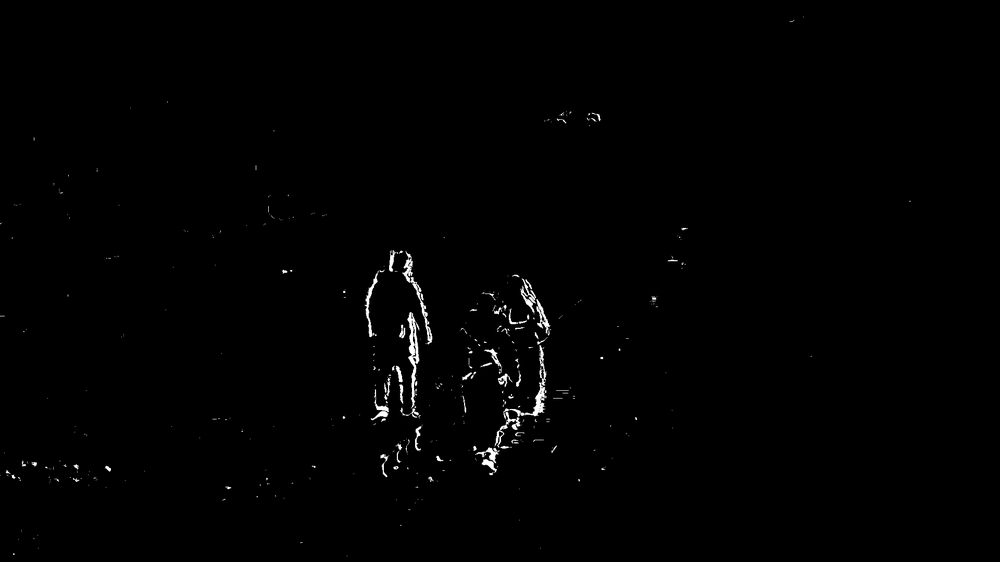
#> input picture bw2.png, 1000 x 562 px, shrunk from 1920 x 1080 before the run
$ python gray_projection.py
#> lines starting #> are read from the running program, lines starting #| are printed output that depends on the picture; after the words box and inside, x2 and y2 are one past the last pixel; in counts of white or black regions, pixels touching at a corner belong together
'''
@Description: 二值化图像灰度投影
@Autor: lichuan
@Email: lc@dlc618.com
@LastEditTime: 2020-03-08 21:21:41
'''

import cv2
import numpy as np
from matplotlib import pyplot as plt


# 读取图片，装换为可运算的数组
img=cv2.imread('bw2.png')
#> img is the input picture: shape (562, 1000, 3); min 0, max 255, mean 1.7
# 将BGR图转为灰度图
GrayImage=cv2.cvtColor(img,cv2.COLOR_BGR2GRAY)
# 二值化
ret,thresh1 = cv2.threshold(GrayImage,130,255,cv2.THRESH_BINARY)
#> thresh1: shape (562, 1000); 0.62% white in thin lines or dots, all inside (x1, y1, x2, y2) = (0, 21, 792, 555)

(h,w) = thresh1.shape #返回高和宽
#> h = 562; w = 1000

# 水平投影，像素值纵向累计
# 初始化一个长度为w的数组，用于记录每一列的像素累计
id_x = np.linspace(0, w, w, endpoint=False)
#> id_x = 1000 values from 0 to 999
a = [0 for z in range(0, w)]
#> a = 1000 values from 0 to 0

# 记录每一列的波峰
for j in range(0,w): #遍历一列
    for i in range(0,h):  #遍历一行
        if  thresh1[i,j] == 255:
            a[j]+=1
            # thresh1[i,j] = 0  #记录完后将其变为白色

# 展示累计灰度图
# for j  in range(0,w):  #遍历每一列
#     for i in range((h-a[j]), h):  #从该列应该变黑的最顶部的点开始向最底部涂黑
#         thresh1[i,j] = 255   #涂黑


# 纵向投影　水平像素累计
id_y = np.linspace(h-1, 0, h, endpoint=True)
b = [0 for z in range(0, h)]
#> b = 562 values from 0 to 0

# 每一行像素累加
for j in range(0,h):
    for i in range(0,w):
        if  thresh1[j,i] == 255:
            b[j]+=1
            # [7 lines of commented-out code are left out]
plt.figure(1)
plt.plot(id_x, a)

plt.figure(2)
plt.plot(b, id_y)

plt.show()
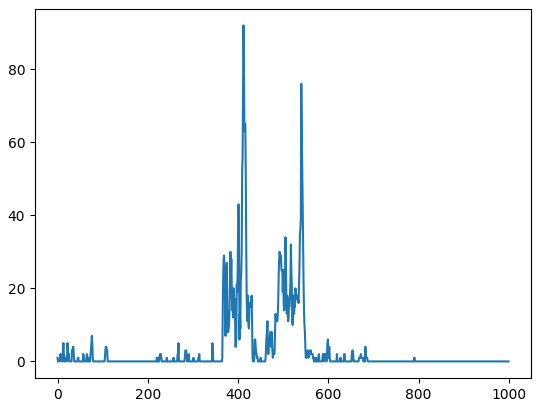
#> figure drawn by matplotlib, 1 panel; curve peaks at x = 412, y = 92
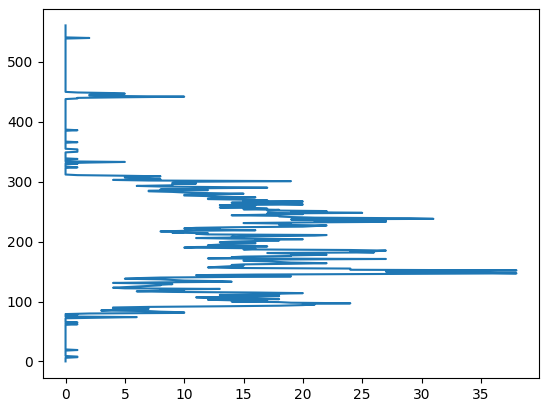
#> figure drawn by matplotlib, 1 panel

$ run again, with bw.png copied over bw2.png
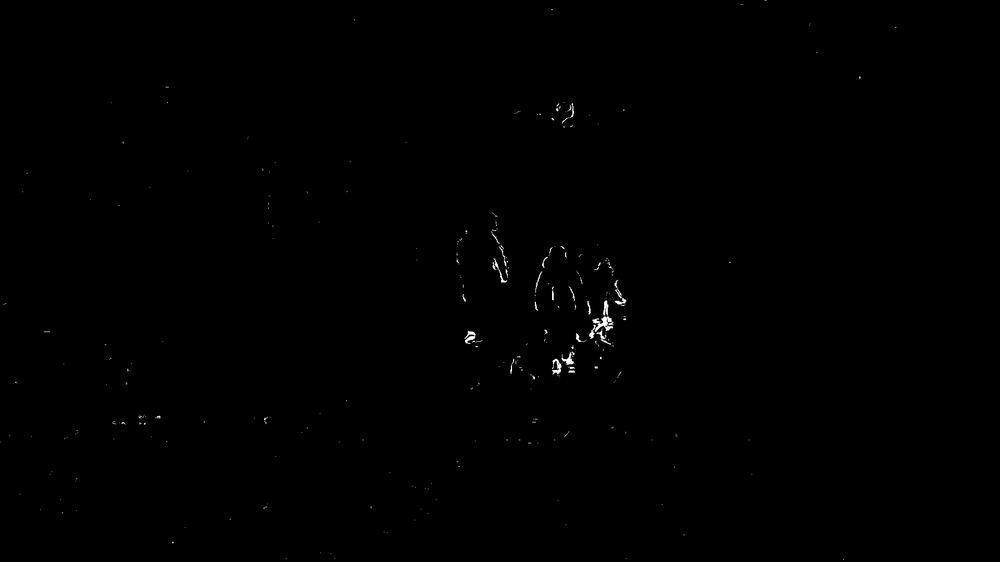
#> input picture bw.png, 1000 x 562 px, shrunk from 1920 x 1080 before the run
#> img is the input picture: shape (562, 1000, 3); min 0, max 255, mean 0.5
#> thresh1: shape (562, 1000); 0.17% white in thin lines or dots, all inside (x1, y1, x2, y2) = (15, 77, 861, 543)
#> `plt.show()`:
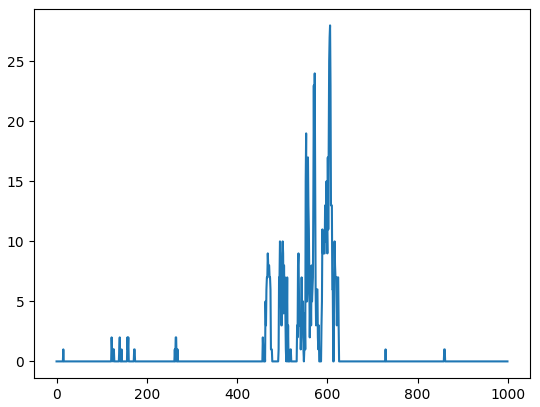
#> figure drawn by matplotlib, 1 panel; curve peaks at x = 606, y = 28
#> `plt.show()`:
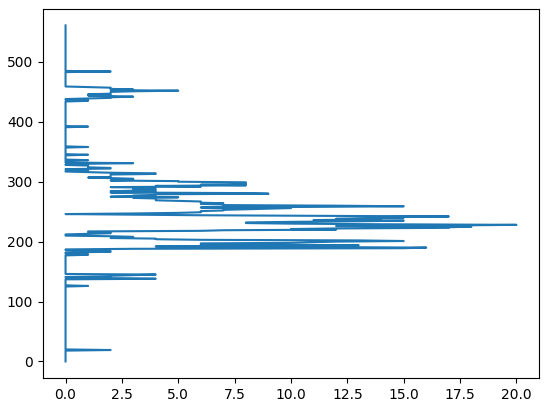
#> figure drawn by matplotlib, 1 panel

$ run again, with bw_candidate_area.jpg saved as bw2.png
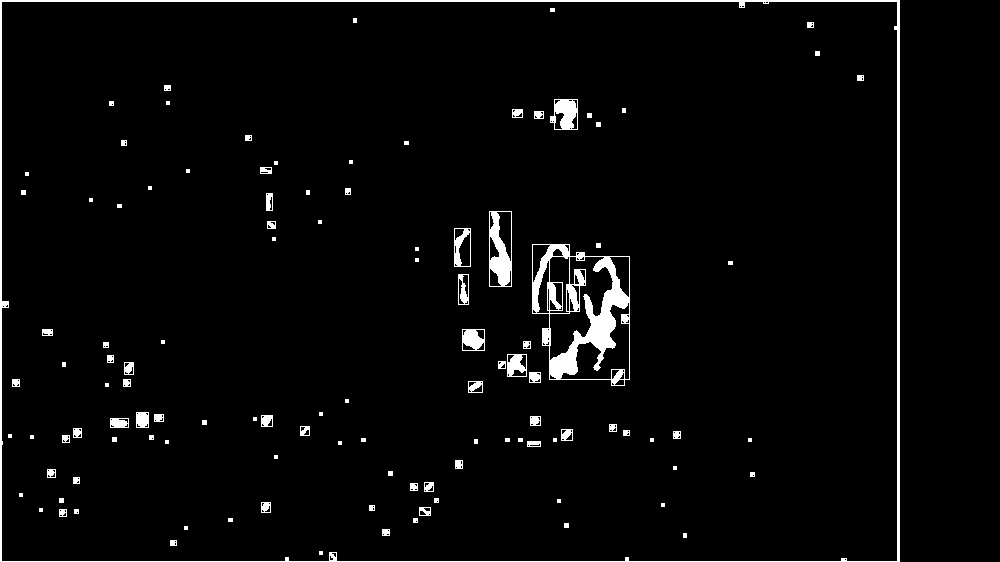
#> input picture bw_candidate_area.jpg, 1000 x 562 px
#> img is the input picture: shape (562, 1000, 3); min 0, max 255, mean 8.1
#> thresh1: shape (562, 1000); 3.2% white; 114 white regions (31 under 20 px), largest, box (x1, y1, x2, y2) and area: (0, 0, 900, 562) 5702, (532, 244, 630, 386) 4888, (489, 211, 512, 287) 1030
#> `plt.show()`:
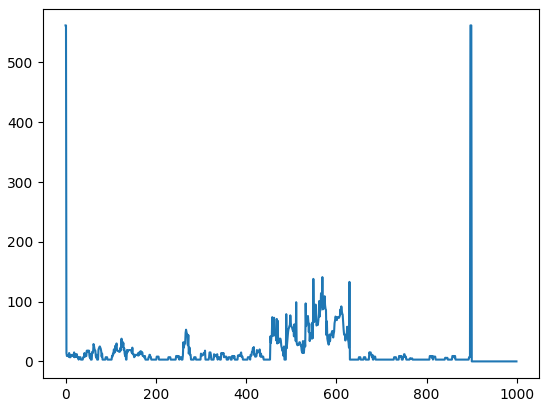
#> figure drawn by matplotlib, 1 panel; curve peaks at x = 0, y = 562
#> `plt.show()`:
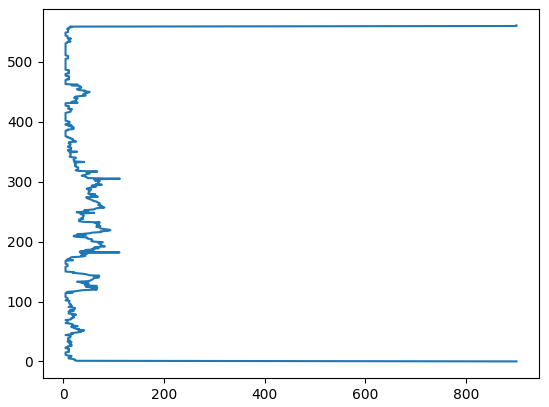
#> figure drawn by matplotlib, 1 panel
